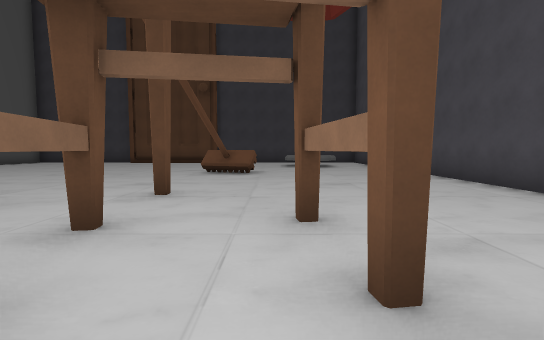
View 1 (above)

24 first-person views from a walk through a 3-D level made in the Godot game engine. The camera is 1.4 m above the floor, tilts 4° down and sees 85° across. The floor is counted in squares, 2 m on a side. Each view is taken from the middle of a square. On the plan, view 1 faces up. The plan holds only what a view shows up to about 10 squares ahead; the rest is blank. The place goes on beyond the plan. Some surface patterns are stand-ins.

View 2
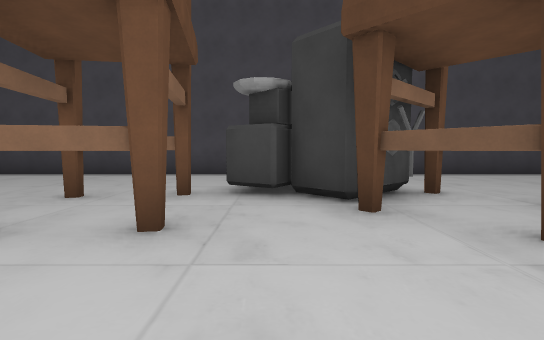

View 3
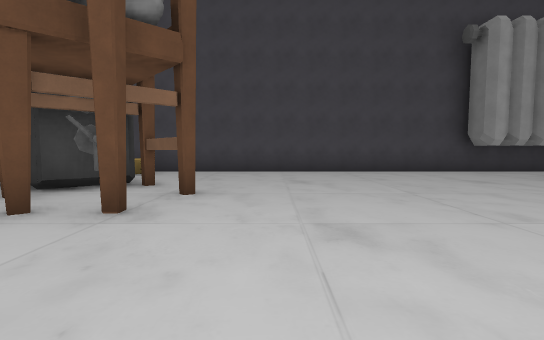

View 4
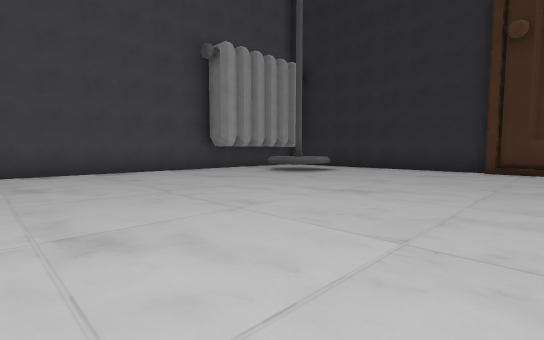

View 5
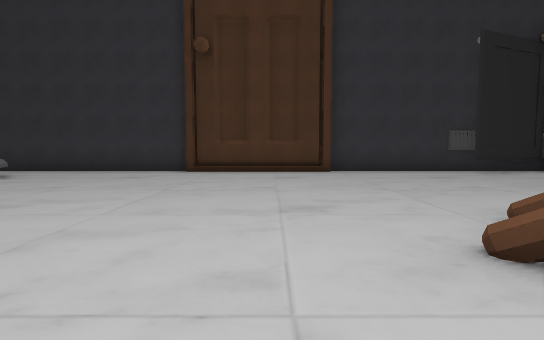

View 6
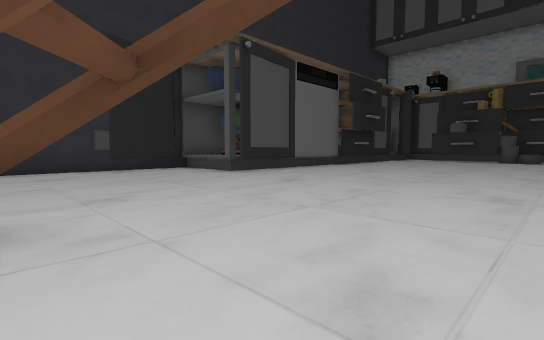

View 7
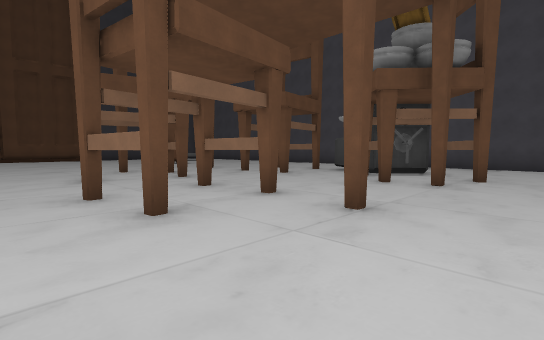

View 8
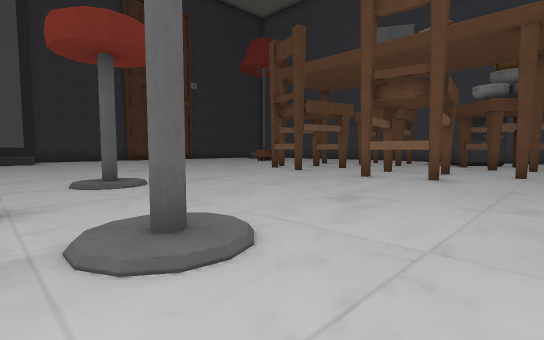

View 9
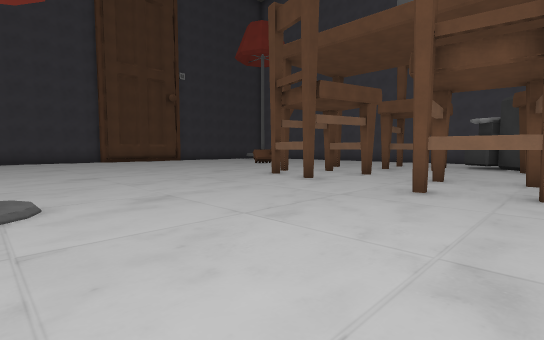

View 10
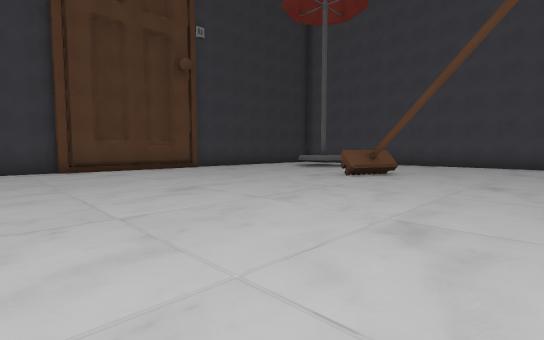

View 11
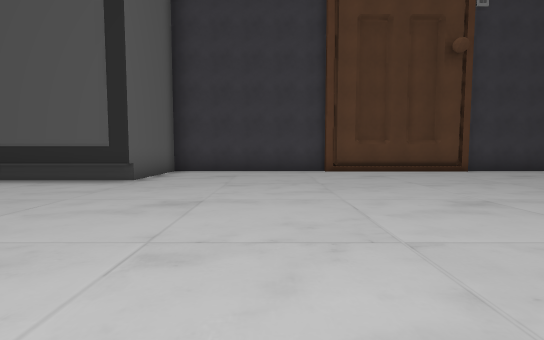

View 12
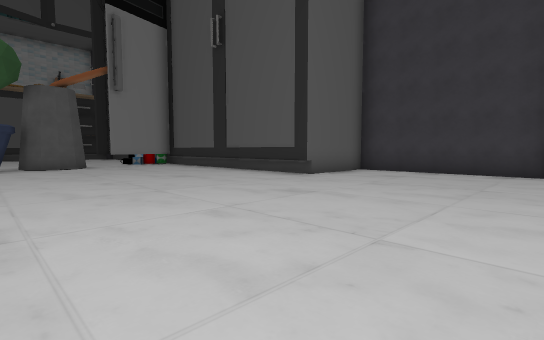

View 13
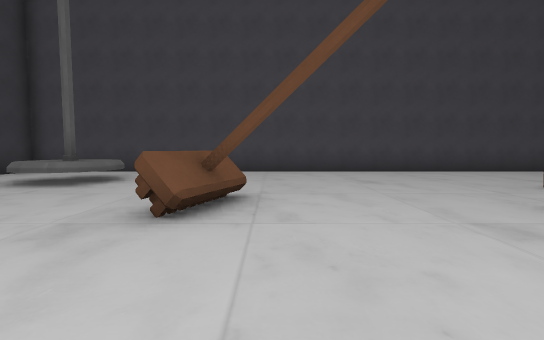

View 14
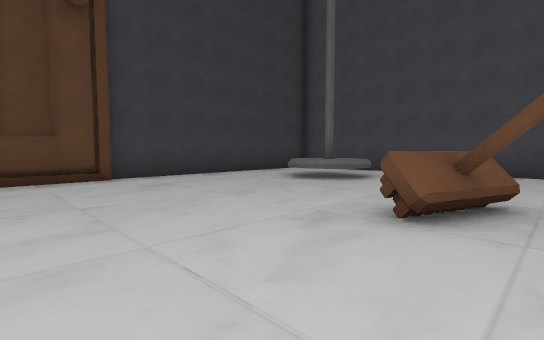

View 15
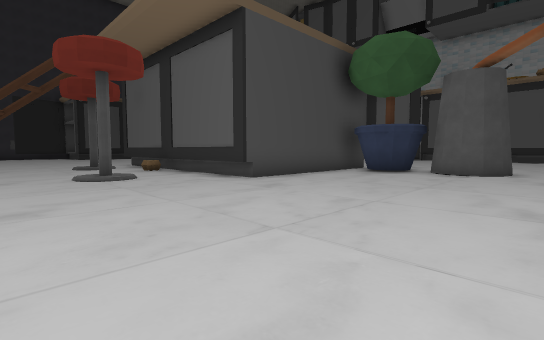

View 16
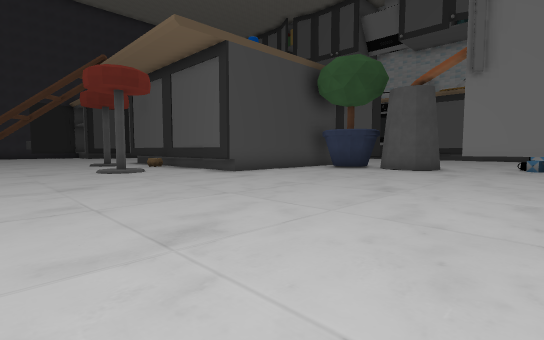

View 17
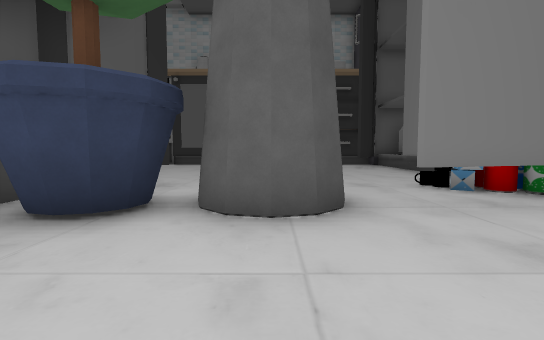

View 18
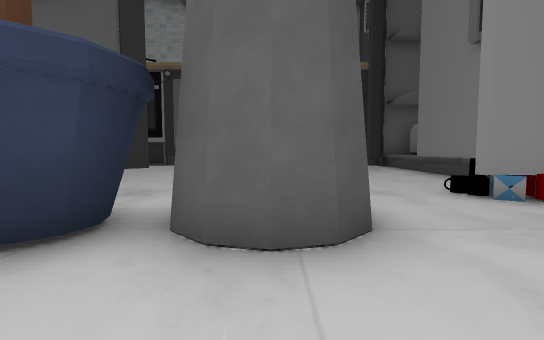

View 19
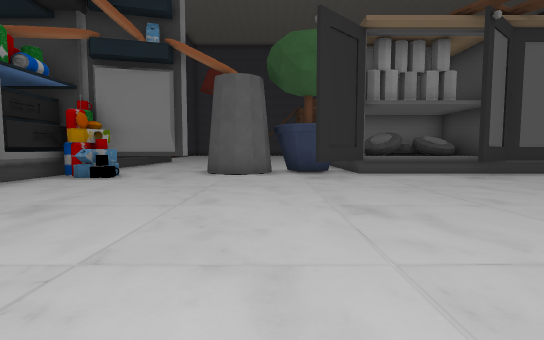

View 20
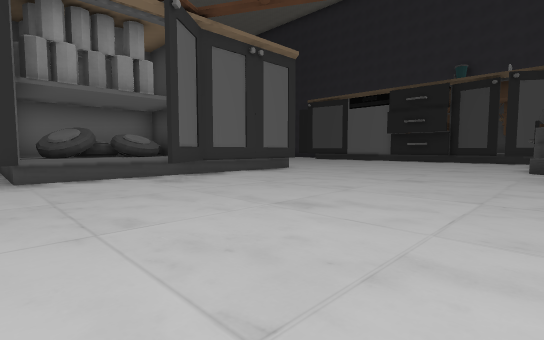

View 21
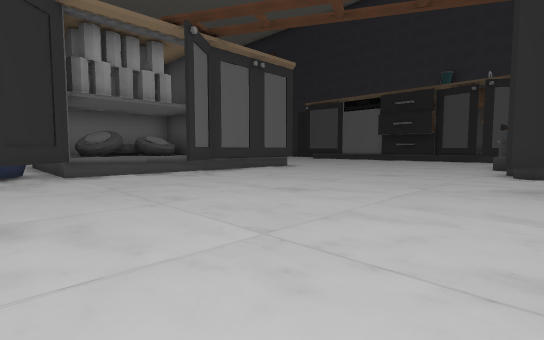

View 22
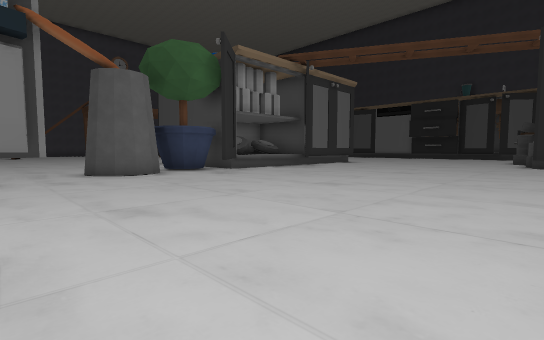

View 23
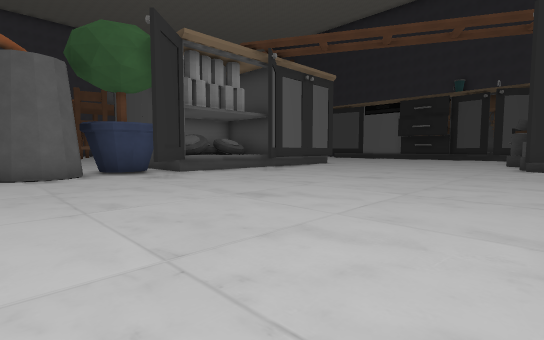

View 24
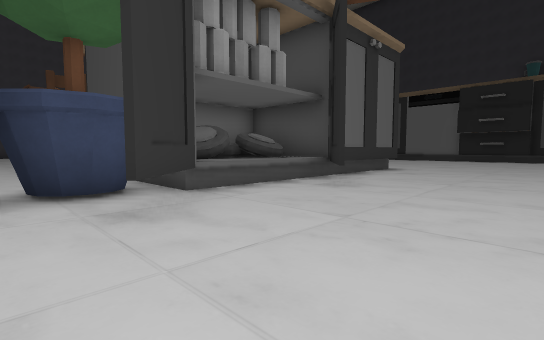

### Floor plan
Key: @ floor where view 1 was taken; # wall or solid block; x gap in a wall; . floor; = window, fence, low wall or low ledge; ^ raised ledge; P plate; E vent; T thing the floor can be seen under or through; C chair; B bin; O other object.
Columns run from 29 left of view 1 to 5 right of it. Each row starts with its distance up from view 1.
 16                  ##################
 15                  #................#
 14                  #................#
 13   ##### ##    ###^............^^..#
 12   #.....O#....................^^..#
 11 .......OO#......................  #
 10 .........x....................... #
  9 .........B.................^^.....#
  8 ........#.#.......................#
  7 .........T........................#
  6 ........TT#.......................#
  5 ........T##.............#..#......#
  4 .........^#####........#..........#
  3 .........^##  #........#.#...#....#
  2 ........#^##  #..C.......#.#..#...#
  1 ........#^##  #.............#.....#
  0 #........#    ^O........T....@#P..#
 -1 #........#     .......#.T...### O.#
 -2 .........#     .C..........#.##...#
 -3 ##.......#     .........#....#....#
 -4  #......       ...................#
 -5  #.....   ........................#
 -6  #....  ............   ...........#
 -7  #..    ............  ............#
 -8          ...........#=............#
 -9           ...........=............#
-10            .......................#
-11             .....................##
-12              ##...............^^.#
-13               ^...............^  #
-14                ................  #
-15                .#E..............
-16               ###E###############

Where each view was taken, in squares from view 1:
view 1: 0 up, 0 right, facing up
view 2: 0 up, 4 left, facing right
view 3: 5 down, 5 left, facing right
view 4: 5 down, 5 left, facing down-right
view 5: 6 down, 6 left, facing down
view 6: 5 down, 9 left, facing down-left
view 7: 5 down, 8 left, facing up-right
view 8: 4 down, 14 left, facing up-right
view 9: 2 down, 12 left, facing up-right
view 10: 5 up, 9 left, facing up-right
view 11: 6 up, 9 left, facing up
view 12: 6 up, 7 left, facing up-left
view 13: 8 up, 5 left, facing right
view 14: 8 up, 5 left, facing up-right
view 15: 10 up, 10 left, facing down-left
view 16: 12 up, 9 left, facing down-left
view 17: 8 up, 16 left, facing left
view 18: 8 up, 17 left, facing left
view 19: 7 up, 29 left, facing right
view 20: 5 up, 28 left, facing down-right
view 21: 6 up, 29 left, facing down-right
view 22: 11 up, 29 left, facing down-right
view 23: 9 up, 29 left, facing down-right
view 24: 7 up, 25 left, facing down-right
